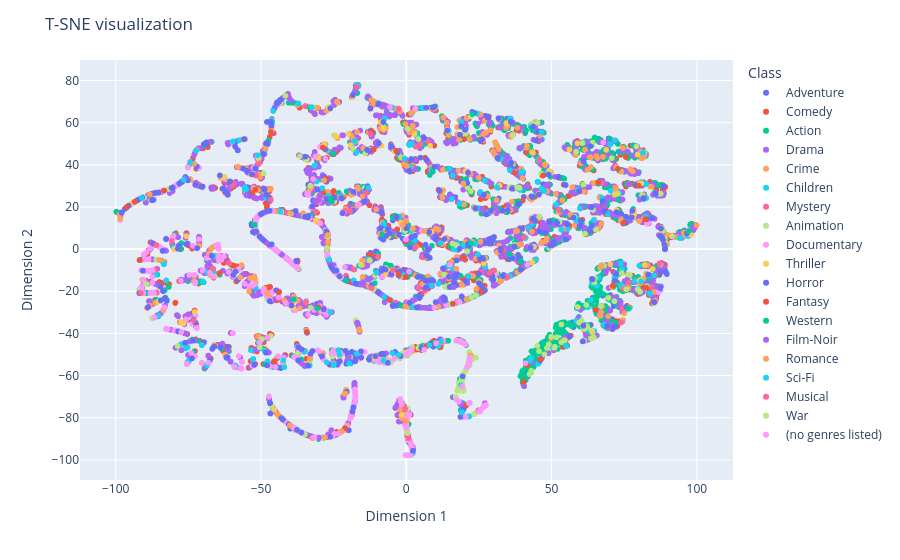

This figure's notebook cell:
### Code cell
fig = px.scatter(df_tsne, x = 'Dim1', y= 'Dim2', color= 'Class')
fig.update_layout(
    title="T-SNE visualization",
    xaxis_title="Dimension 1",
    yaxis_title="Dimension 2",
)
fig.show()

### Figure 1 — Plotly figure (JSON) as saved in the notebook; plotly's stock layout.template omitted (floating-point values rounded to 4 significant figures; data arrays with more than 128 entries replaced by an {"elided": "..."} marker saying what was removed)
{"data": [{"hovertemplate": "Class=Adventure<br>Dim1=%{x}<br>Dim2=%{y}<extra></extra>", "legendgroup": "Adventure", "marker": {"color": "#636efa", "symbol": "circle"}, "mode": "markers", "name": "Adventure", "showlegend": true, "type": "scattergl", "x": {"elided": "653 float values"}, "xaxis": "x", "y": {"elided": "653 float values"}, "yaxis": "y"}, {"hovertemplate": "Class=Comedy<br>Dim1=%{x}<br>Dim2=%{y}<extra></extra>", "legendgroup": "Comedy", "marker": {"color": "#EF553B", "symbol": "circle"}, "mode": "markers", "name": "Comedy", "showlegend": true, "type": "scattergl", "x": {"elided": "2779 float values"}, "xaxis": "x", "y": {"elided": "2779 float values"}, "yaxis": "y"}, {"hovertemplate": "Class=Action<br>Dim1=%{x}<br>Dim2=%{y}<extra></extra>", "legendgroup": "Action", "marker": {"color": "#00cc96", "symbol": "circle"}, "mode": "markers", "name": "Action", "showlegend": true, "type": "scattergl", "x": {"elided": "1828 float values"}, "xaxis": "x", "y": {"elided": "1828 float values"}, "yaxis": "y"}, {"hovertemplate": "Class=Drama<br>Dim1=%{x}<br>Dim2=%{y}<extra></extra>", "legendgroup": "Drama", "marker": {"color": "#ab63fa", "symbol": "circle"}, "mode": "markers", "name": "Drama", "showlegend": true, "type": "scattergl", "x": {"elided": "2226 float values"}, "xaxis": "x", "y": {"elided": "2226 float values"}, "yaxis": "y"}, {"hovertemplate": "Class=Crime<br>Dim1=%{x}<br>Dim2=%{y}<extra></extra>", "legendgroup": "Crime", "marker": {"color": "#FFA15A", "symbol": "circle"}, "mode": "markers", "name": "Crime", "showlegend": true, "type": "scattergl", "x": {"elided": "537 float values"}, "xaxis": "x", "y": {"elided": "537 float values"}, "yaxis": "y"}, {"hovertemplate": "Class=Children<br>Dim1=%{x}<br>Dim2=%{y}<extra></extra>", "legendgroup": "Children", "marker": {"color": "#19d3f3", "symbol": "circle"}, "mode": "markers", "name": "Children", "showlegend": true, "type": "scattergl", "x": {"elided": "197 float values"}, "xaxis": "x", "y": {"elided": "197 float values"}, "yaxis": "y"}, {"hovertemplate": "Class=Mystery<br>Dim1=%{x}<br>Dim2=%{y}<extra></extra>", "legendgroup": "Mystery", "marker": {"color": "#FF6692", "symbol": "circle"}, "mode": "markers", "name": "Mystery", "showlegend": true, "type": "scattergl", "x": [87.13, 69.34, -2.552, 34.74, -34.71, -77.51, 34.5, -21.08, 45.83, -51.69, -59.94, 2.904, -20.74, 28.97, 43.25, 5.654, 4.934, 33.31, -29.84, -66.02, -59.45, -3.579, 25.64, 76.58, -50.73, 3.419, -86.37, -7.13, 7.506, 67.18, -11.96, -46.54, -34.31, 12.57, 4.184, -60.91, 84.17, 6.395, -70.92, 74.54, 20.86, -40.96, 44.69, -68.46, 20.92, -85.83, 40.56, 74.91], "xaxis": "x", "y": [-6.748, -37.09, 66.55, -13.35, 67.89, -34.65, -13.1, 18.16, 42.48, 34.89, 30.16, 0.7018, -12.63, 4.921, 13.22, -3.819, 49.84, -0.3589, 24.65, -46.24, 31.27, -25.47, -11.13, -15.98, 40.45, 48.57, -9.741, 7.423, 51.19, 31.28, 46.13, -41.03, 67.71, -43.7, -18.2, -6.733, -17.9, -19.76, 30.08, -28.08, 30.19, 17.2, 0.7394, 50.32, -73.74, -20.62, 5.542, -19.17], "yaxis": "y"}, {"hovertemplate": "Class=Animation<br>Dim1=%{x}<br>Dim2=%{y}<extra></extra>", "legendgroup": "Animation", "marker": {"color": "#B6E880", "symbol": "circle"}, "mode": "markers", "name": "Animation", "showlegend": true, "type": "scattergl", "x": {"elided": "298 float values"}, "xaxis": "x", "y": {"elided": "298 float values"}, "yaxis": "y"}, {"hovertemplate": "Class=Documentary<br>Dim1=%{x}<br>Dim2=%{y}<extra></extra>", "legendgroup": "Documentary", "marker": {"color": "#FF97FF", "symbol": "circle"}, "mode": "markers", "name": "Documentary", "showlegend": true, "type": "scattergl", "x": {"elided": "386 float values"}, "xaxis": "x", "y": {"elided": "386 float values"}, "yaxis": "y"}, {"hovertemplate": "Class=Thriller<br>Dim1=%{x}<br>Dim2=%{y}<extra></extra>", "legendgroup": "Thriller", "marker": {"color": "#FECB52", "symbol": "circle"}, "mode": "markers", "name": "Thriller", "showlegend": true, "type": "scattergl", "x": [34.55, -63.72, -1.76, -24.15, 2.842, 64.03, 34.32, 80.37, -72.78, 31.82, 97.85, 84.77, -76.82, 8.208, 79.59, 7.166, -7.162, -18.4, -5.38, -77.51, -11.04, -37.17, -63.03, 32.11, -22.82, -75.72, 70.17, -45.79, -38.89, -12.56, -1.631, 1.241, 40.2, -59.5, -7.924, -6.182, 36.53, -1.901, -31.16, -28.04, -7.609, 56.11, 20.34, 72.67, 58.93, 80.73, 49.34, 26.63, -19.18, -50.8, 43.32, -18.37, 43.57, 2.787, -79.85, 68.78, 34.45, -73.5, 8.757, -42.07, -63.35, 22.23, -76.07, -30.38, -25.42, -4.145, -61.89, -83.91, -26.72, -8.839, 72.32, -45.49, -26.16, 78.41, -73.92, -84.6, 89.17, -19.94, 82.01, -94.61, -8.552, -85.25, -70.35, 71.66], "xaxis": "x", "y": [59.49, 34.62, 43.5, 53.36, 6.788, -39.52, 18.46, 31.28, -29.83, 61.9, 6.762, -9.41, -35.13, 49.03, 44.85, 0.3922, -11.66, 26.82, -10.28, -34.65, -51.54, -52.85, 34.35, 30.21, -50.95, 6.146, -7.155, 65.6, -27.97, 47.12, -78.73, 36.77, 9.438, -12.25, 57.28, 5.964, 40.47, 12.59, 13.59, 49.89, 6.756, 47.27, 36.98, 38.21, 50.24, -14.43, 35.96, -6.768, 49.3, 6.538, -6.344, 72.1, 45.65, 54.48, 0.03859, 47.08, 59.85, -43.46, 8.298, -55.74, 28.47, 2.725, -44.44, 43.33, -9.194, 46.52, -51.45, -23.92, 67.25, 60.2, 18.53, -76.23, 66.81, 16.64, 40.84, -17.84, 2.85, 54.65, -7.539, 21.47, 49.02, -24.84, -45.57, 25.83], "yaxis": "y"}, {"hovertemplate": "Class=Horror<br>Dim1=%{x}<br>Dim2=%{y}<extra></extra>", "legendgroup": "Horror", "marker": {"color": "#636efa", "symbol": "circle"}, "mode": "markers", "name": "Horror", "showlegend": true, "type": "scattergl", "x": {"elided": "468 float values"}, "xaxis": "x", "y": {"elided": "468 float values"}, "yaxis": "y"}, {"hovertemplate": "Class=Fantasy<br>Dim1=%{x}<br>Dim2=%{y}<extra></extra>", "legendgroup": "Fantasy", "marker": {"color": "#EF553B", "symbol": "circle"}, "mode": "markers", "name": "Fantasy", "showlegend": true, "type": "scattergl", "x": [-0.1809, -5.624, -3.453, 82.65, -0.2302, 71.07, 47.07, 25.83, -11.81, -51.94, 37.25, -28.65, -28.71, -21.09, 20.65, -11.23, -64.22, -93.41, -83.36, 19.53, -2.74, -77.42, -46.62, -30.22, -91.77, 72.81, -10.16, -34.2, -96.16, 6.909, 79.93, 46.16, -43.82, 66.03, -27.47, 74.84, 82.3, 41.58, 16.05, 65.15, 40.37, 75.51], "xaxis": "x", "y": [3.779, -24.16, 46.59, -18.3, -13.23, -17.34, 34.94, -20.27, 55.78, 28.21, 36.23, 26.62, 48.19, -85.01, -74.06, 47.24, -11.37, 22.47, 27.78, -3.943, -11.83, -39.43, 55.56, -27.58, -5.209, 38.14, -3.372, -39.31, 19.91, -46.01, 30.06, -52.28, -20.5, 31.74, 33.36, 12.47, 14.19, -55.01, -25.92, -28.78, -62.92, 43.7], "yaxis": "y"}, {"hovertemplate": "Class=Western<br>Dim1=%{x}<br>Dim2=%{y}<extra></extra>", "legendgroup": "Western", "marker": {"color": "#00cc96", "symbol": "circle"}, "mode": "markers", "name": "Western", "showlegend": true, "type": "scattergl", "x": [22.73, 41.2, -1.789, 35.48, -38.73, 1.577, 22.23, 39.41, -32.59, -25.64, -25.2, -8.26, -26.07, -20.81, -30.69, -52.16, 52.96, -9.651, 9.11, 14.47, 76.31, 97.21, -33.24], "xaxis": "x", "y": [64.08, 56.35, -26.67, -2.501, -23.74, -11.1, 2.726, -5.884, 67.37, 22.35, 45.19, 6.95, 23.82, -14.83, -28.08, 11.48, 18.6, -2.361, 36.84, -43.48, -28.01, 8.6, 67.21], "yaxis": "y"}, {"hovertemplate": "Class=Film-Noir<br>Dim1=%{x}<br>Dim2=%{y}<extra></extra>", "legendgroup": "Film-Noir", "marker": {"color": "#ab63fa", "symbol": "circle"}, "mode": "markers", "name": "Film-Noir", "showlegend": true, "type": "scattergl", "x": [-30.03, -54.98, 16.23, -42.8, -75.06, -30.22, 3.157, -66.37, -8.174, -76.29, -29.69, -16.75], "xaxis": "x", "y": [-89.48, 25.57, -18.04, -2.646, -30.98, 23.03, 37.96, 28.83, -21.99, 33.43, 25.52, -35.12], "yaxis": "y"}, {"hovertemplate": "Class=Romance<br>Dim1=%{x}<br>Dim2=%{y}<extra></extra>", "legendgroup": "Romance", "marker": {"color": "#FFA15A", "symbol": "circle"}, "mode": "markers", "name": "Romance", "showlegend": true, "type": "scattergl", "x": [-22.23, -33.12, -27.97, 20.74, -28.31, -1.283, -88.28, 0.4519, -72.97, 2.267, 67.27, 74.55, -54.08, -1.984, -39.61, -17.46, 2.869, -17.01, 41.55, -16.23, -0.3456, 17.27, -57.15, -26.99, -47.85, 0.08873, 19.63, 22.04, -30.56, 0.1478, -67.11, 6.137, 80.88, -98.44, -20.87, -40.04, -24.96, -85.05], "xaxis": "x", "y": [-86.49, -52.17, -89.36, -23.91, 32.59, 11.47, 25.96, -78.43, 40.45, 9.767, -7.831, 48.0, -20.01, -76.22, 16.74, 51.03, 66.12, 77.26, 48.99, -37.93, -27.11, -9.357, -13.44, 6.693, -21.01, -81.63, 31.15, -50.48, 67.12, 39.5, 0.331, 8.66, 43.08, 14.58, -68.58, -83.55, -54.18, -5.227], "yaxis": "y"}, {"hovertemplate": "Class=Sci-Fi<br>Dim1=%{x}<br>Dim2=%{y}<extra></extra>", "legendgroup": "Sci-Fi", "marker": {"color": "#19d3f3", "symbol": "circle"}, "mode": "markers", "name": "Sci-Fi", "showlegend": true, "type": "scattergl", "x": [39.88, 46.58, 31.2, -0.6795, -55.59, -25.01, -70.35, 70.02, -68.6, -17.2, -10.31, -55.5, -91.0, -76.59, 1.908, -23.36, -7.548, -17.05, -4.672, 11.95, -42.35, -26.54, -17.07, -55.12, -43.39, -72.33, -28.88, -42.03, 19.18, -85.21, -32.59, -58.72, -7.828, -51.1, 39.57, -45.79, 53.34, 94.26, 81.52, -2.645, -74.32, 42.53, 43.0, -31.53, -13.0, -27.39, -22.99, -24.98, 24.62, -19.66, 7.937, 11.02, 11.04, -88.03, -59.65, 80.8, -17.68, -26.19, 15.63, 63.53, 18.88, 35.65], "xaxis": "x", "y": [36.92, 55.49, 29.27, 43.08, 28.56, -54.75, -45.57, 49.78, -55.15, 45.88, -11.15, 29.33, 24.3, 32.91, 49.85, -47.9, -22.6, -49.65, -49.35, -43.79, -52.72, -4.923, 77.99, 28.44, 17.79, 46.74, 28.94, -56.05, -77.35, -31.67, 67.37, -55.32, -52.99, 44.57, 36.24, 65.6, 9.201, 5.264, 45.8, -50.19, 41.09, -52.97, -51.73, 39.68, 29.14, -53.68, -50.06, -55.06, -2.444, -54.24, -45.6, -46.05, -16.52, -20.79, 51.08, -15.28, 51.34, -29.88, 23.73, -24.14, -64.55, 37.49], "yaxis": "y"}, {"hovertemplate": "Class=Musical<br>Dim1=%{x}<br>Dim2=%{y}<extra></extra>", "legendgroup": "Musical", "marker": {"color": "#FF6692", "symbol": "circle"}, "mode": "markers", "name": "Musical", "showlegend": true, "type": "scattergl", "x": [-13.79, -19.25, -4.626, -80.71, 74.0, -31.08, 28.76, 30.21, -91.36, -9.661, -11.96, -17.08, -86.02, -18.08, -73.12, -34.57, -12.38, -0.4342, 0.834, -46.67, -66.47, 52.49, 24.77], "xaxis": "x", "y": [26.64, 17.98, -10.06, 3.816, -34.81, 17.65, -11.29, -10.09, -20.88, -3.638, -18.47, 77.02, 1.892, -9.613, -33.69, -25.58, 54.65, -75.7, -89.77, 23.39, -9.316, 18.73, -76.59], "yaxis": "y"}, {"hovertemplate": "Class=War<br>Dim1=%{x}<br>Dim2=%{y}<extra></extra>", "legendgroup": "War", "marker": {"color": "#B6E880", "symbol": "circle"}, "mode": "markers", "name": "War", "showlegend": true, "type": "scattergl", "x": [-89.36, -50.41, 0.3587, -78.68], "xaxis": "x", "y": [-16.61, -46.66, -87.14, -46.06], "yaxis": "y"}, {"hovertemplate": "Class=(no genres listed)<br>Dim1=%{x}<br>Dim2=%{y}<extra></extra>", "legendgroup": "(no genres listed)", "marker": {"color": "#FF97FF", "symbol": "circle"}, "mode": "markers", "name": "(no genres listed)", "showlegend": true, "type": "scattergl", "x": [21.64, 67.77, 40.96, 3.225, -45.03, 0.8733, 0.935, -27.8, -0.1375, -31.63, 27.34, 21.95, 0.9966, -88.03, -31.25, 10.27, -59.09, -86.78, -77.42, 20.93, 25.04, 19.18, 21.57, 6.214, 27.22, -64.46, 25.48, -0.2697, 26.44, 20.4, 19.37, -86.63, -68.02, 1.026], "xaxis": "x", "y": [-54.6, 50.58, -54.17, 66.7, -56.0, -48.66, -10.65, 42.84, 4.624, -89.23, -74.06, -51.68, -78.4, -20.79, 43.96, -44.58, -55.92, -20.74, -39.43, -56.09, -77.03, -44.16, -73.16, -47.7, -73.98, -3.202, -76.58, -97.73, -75.08, -79.57, -65.12, -32.4, -53.96, -78.92], "yaxis": "y"}], "layout": {"legend": {"title": {"text": "Class"}, "tracegroupgap": 0}, "margin": {"t": 60}, "title": {"text": "T-SNE visualization"}, "xaxis": {"anchor": "y", "domain": [0, 1], "title": {"text": "Dimension 1"}}, "yaxis": {"anchor": "x", "domain": [0, 1], "title": {"text": "Dimension 2"}}}}
